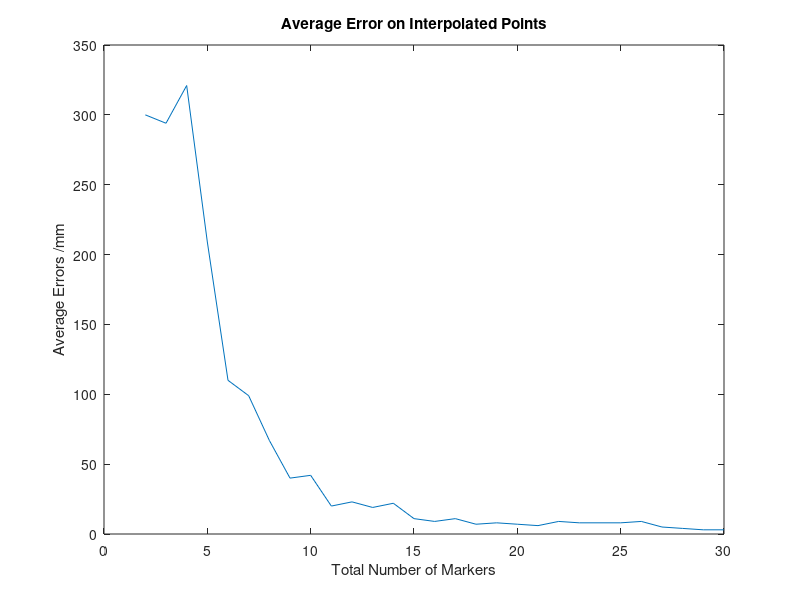

The MATLAB script that drew this image:
clear;
clc;

testx = [ 1 2 3 4 5 6 7 8 9 10 11 12 13 14 15 16 17 18 19 20 21 22 23 24 25 26 27 28 29 30];
testy = [ inf 300 294 321 209 110 99 67 40 42 20 23 19 22 11 9 11 7 8 7 6 9 8 8 8 9 5 4 3 3];
plot(testx, testy)

title('Average Error on Interpolated Points')
xlabel('Total Number of Markers')
ylabel('Average Errors /mm')
